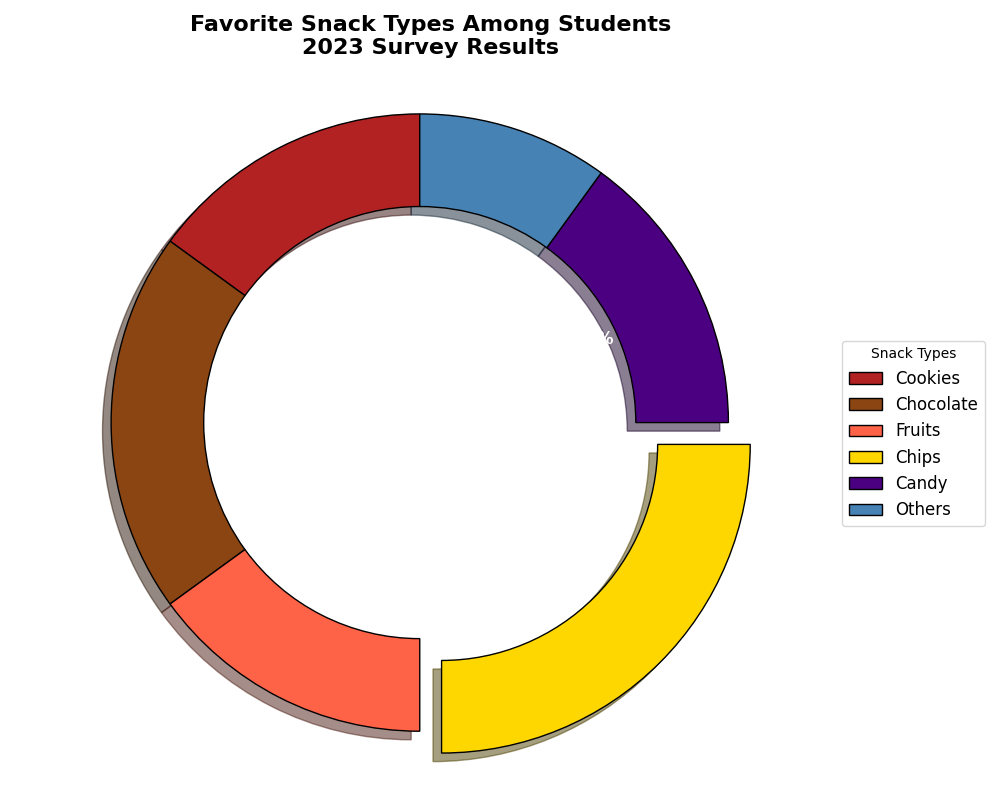

The script that drew this image:
import matplotlib.pyplot as plt

snack_types = ['Cookies', 'Chocolate', 'Fruits', 'Chips', 'Candy', 'Others']
preferences = [15, 20, 15, 25, 15, 10]

colors = ['#B22222', '#8B4513', '#FF6347', '#FFD700', '#4B0082', '#4682B4']
explode = (0, 0, 0, 0.1, 0, 0)

fig, ax = plt.subplots(figsize=(10, 8))
wedges, texts, autotexts = ax.pie(
    preferences, 
    labels=snack_types, 
    autopct='%1.1f%%', 
    startangle=90, 
    colors=colors, 
    explode=explode, 
    shadow=True,
    textprops=dict(color="white", fontsize=12, weight="bold"),
    wedgeprops=dict(edgecolor='black', linewidth=1, width=0.3)
)

plt.title('Favorite Snack Types Among Students\n2023 Survey Results', fontsize=16, fontweight='bold', pad=20)
plt.legend(wedges, snack_types, title="Snack Types", loc="center left", bbox_to_anchor=(1, 0.5), fontsize=12)
plt.axis('equal')
plt.tight_layout()
plt.show()
